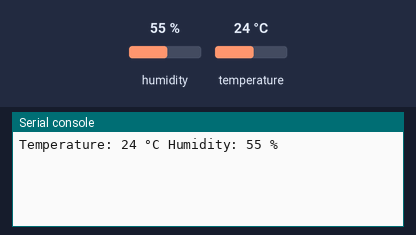
Bench run of a program on a simulated Raspberry Pi Pico running MicroPython. Parts: the last lines printed to the serial console. The test bench sets the inputs (shaded band); at power-on: humidity 55 %, temperature 24 °C.

Above: at 1.2 s.
1.3 s: humidity set to 22 %
At 2.7 s:
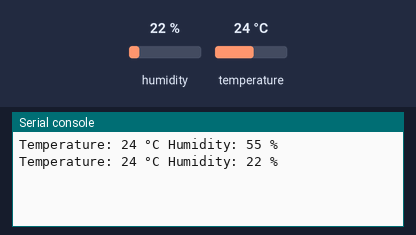
4.0 s: temperature set to 12 °C
At 5.0 s:
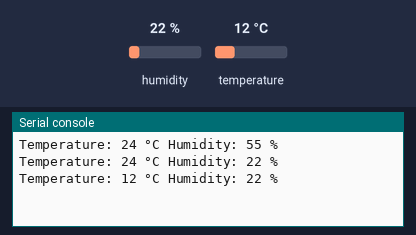
6.7 s: humidity set to 40 %
At 8.6 s:
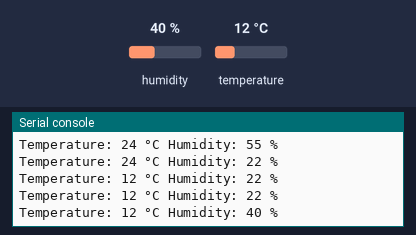
Timing chart, 0 to 10.1 s (numbered marks = the images above; inputs shaded):
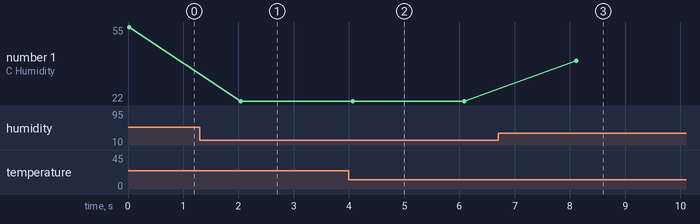

The program:

dht11.py
```python
from machine import Pin
import utime
import dht

# Initialize the DHT11 sensor
sensor = dht.DHT11(Pin(16))

while True:
    try:
        # Trigger measurement
        sensor.measure()
        # Read values
        temperature = sensor.temperature()  # In Celsius
        humidity = sensor.humidity()  # In Percent
        # Print values
        print("Temperature: {} °C Humidity: {} %".format(temperature, humidity))
    except OSError as e:
        print("Failed to read sensor DHT11. {}".format(e))
    utime.sleep(2)
```

Measured:
- after the input at 1.3 s, the serial console: prints a new line after 0.75 s (image 1)
- after the input at 4.0 s, the serial console: prints a new line after 0.07 s (image 2)
- after the input at 6.7 s, the serial console: prints a new line after 1.4 s (image 3)
- plotted number 1: 55 → 22 after the input at 1.3 s, 22 → 40 after the input at 6.7 s
